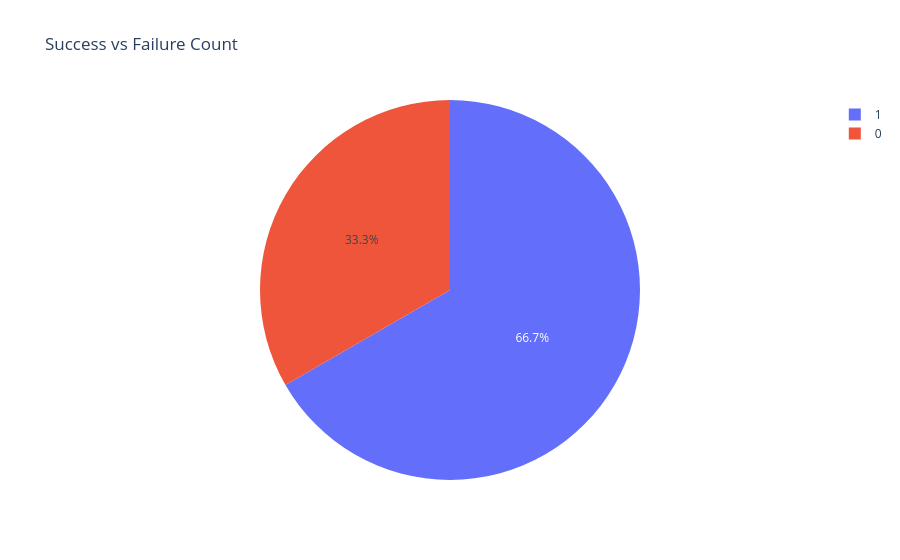

The cell this chart's notebook holds for it:
### Code cell
# Crear pie chart
fig = px.pie(
    df.Class.value_counts().reset_index(name='Count'), 
    values=df.Class.value_counts().reset_index(name='Count')['Count'], 
    names=df.Class.value_counts().reset_index(name='Count')['Class'],  
    title='Success vs Failure Count'
)
fig.show()

### Figure 1 — Plotly figure (JSON) as saved in the notebook; plotly's stock layout.template omitted (floating-point values rounded to 4 significant figures)
{"data": [{"domain": {"x": [0, 1], "y": [0, 1]}, "hovertemplate": "Class=%{label}<br>Count=%{value}<extra></extra>", "labels": [1, 0], "legendgroup": "", "name": "", "showlegend": true, "type": "pie", "values": [60, 30]}], "layout": {"legend": {"tracegroupgap": 0}, "title": {"text": "Success vs Failure Count"}}}
